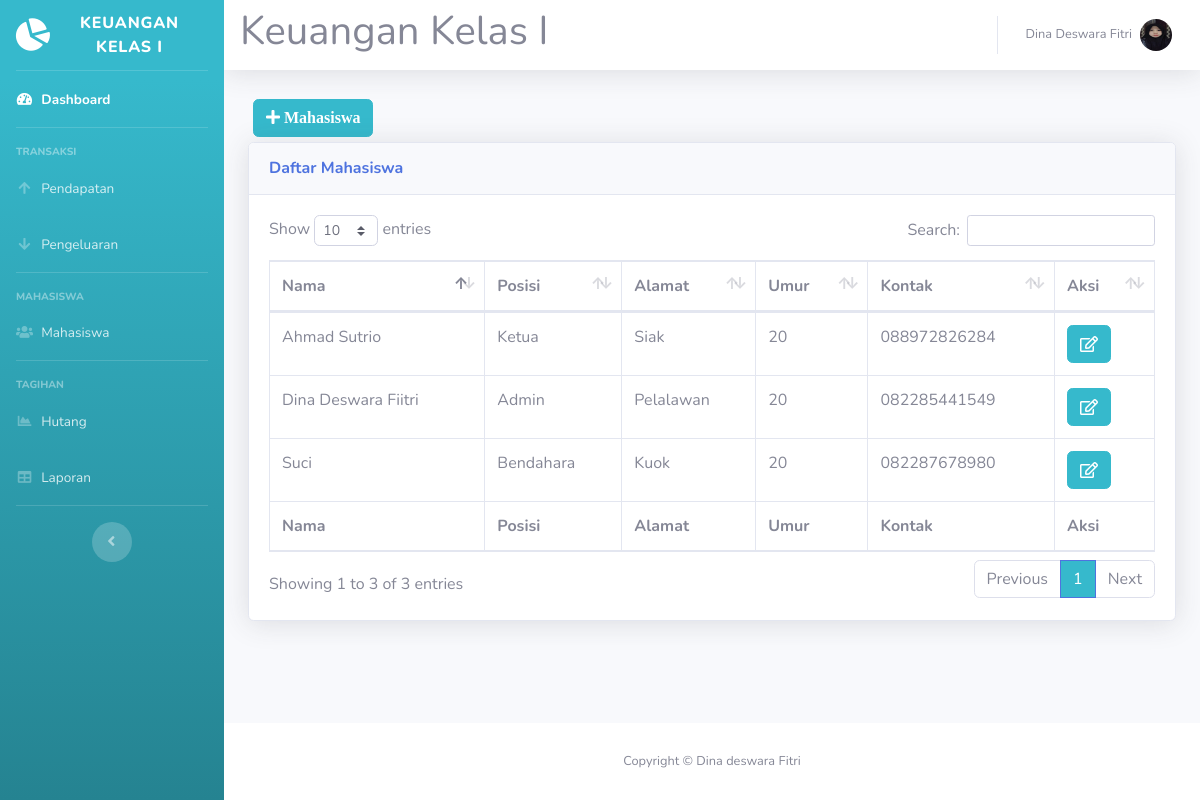
The page /mahasiswa.php (signed in) on the database its author committed.
### tables this page shows
CREATE TABLE `mahasiswa` (
  `id_mahasiswa` int(11) NOT NULL,
  `nama` varchar(40) NOT NULL,
  `posisi` varchar(40) NOT NULL,
  `alamat` varchar(40) NOT NULL,
  `umur` int(11) NOT NULL,
  `kontak` varchar(40) NOT NULL
);

### mahasiswa.php (the view, shortened to what this page needs)
<!DOCTYPE html>
<html lang="en">
<head>
  <link href="vendor/fontawesome-free/css/all.min.css" rel="stylesheet" type="text/css">
  <link href="css/sb-admin-2.min.css" rel="stylesheet">
  <link href="vendor/datatables/dataTables.bootstrap4.min.css" rel="stylesheet">
</head>
<body id="page-top">
<?php require 'koneksi.php'; ?>
<?php require 'sidebar.php'; ?>
      <div id="content">
<?php require 'navbar.php'; ?>
        <div class="container-fluid">
<button type="button" class="btn btn-info" style="margin:5px" data-toggle="modal" data-target="#myModalTambah"><i class="fa fa-plus"> Mahasiswa</i></button><br>
          <div class="card shadow mb-4">
            <div class="card-header py-3">
              <h6 class="m-0 font-weight-bold text-primary">Daftar Mahasiswa</h6>
            </div>
            <div class="card-body">
              <div class="table-responsive">
                <table class="table table-bordered" id="dataTable" width="100%" cellspacing="0">
                  <thead>
                    <tr>
                      <th>Nama</th>
                      <th>Posisi</th>
                      <th>Alamat</th>
                      <th>Umur</th>
                      <th>Kontak</th>
                      <th>Aksi</th>
                    </tr>
                  </thead>
                  <tfoot>
                    <tr>
                      <th>Nama</th>
                      <th>Posisi</th>
                      <th>Alamat</th>
                      <th>Umur</th>
                      <th>Kontak</th>
                      <th>Aksi</th>
                    </tr>
                  </tfoot>
                  <tbody>
				  <?php
$query = mysqli_query($koneksi,"SELECT * FROM mahasiswa");
while ($data = mysqli_fetch_assoc($query))
{
?>
                    <tr>
                      <td><?=$data['nama']?></td>
                      <td><?=$data['posisi']?></td>
                      <td><?=$data['alamat']?></td>
                      <td><?=$data['umur']?></td>
                      <td><?=$data['kontak']?></td>
					  <td>
<a href="#" type="button" class=" fa fa-edit btn btn-info btn-md" data-toggle="modal" data-target="#myModal<?php echo $data['id_mahasiswa']; ?>"></a>
</td>
</tr>
  </div>
<?php
}
?>
              </div>
            </div>
          </div>
        </div>
<?php require 'footer.php'?>
</body>
</html>

### rows shown on the page
mahasiswa: nama "Suci", posisi "Bendahara", alamat "Kuok", umur "20", kontak "082287678980"
mahasiswa: nama "Ahmad Sutrio", posisi "Ketua", alamat "Siak", umur "20", kontak "088972826284"
mahasiswa: nama "Dina Deswara Fiitri", posisi "Admin", alamat "Pelalawan", umur "20", kontak "082285441549"

### other values the page prints
$_SESSION['nama'] "Dina Deswara Fitri"
